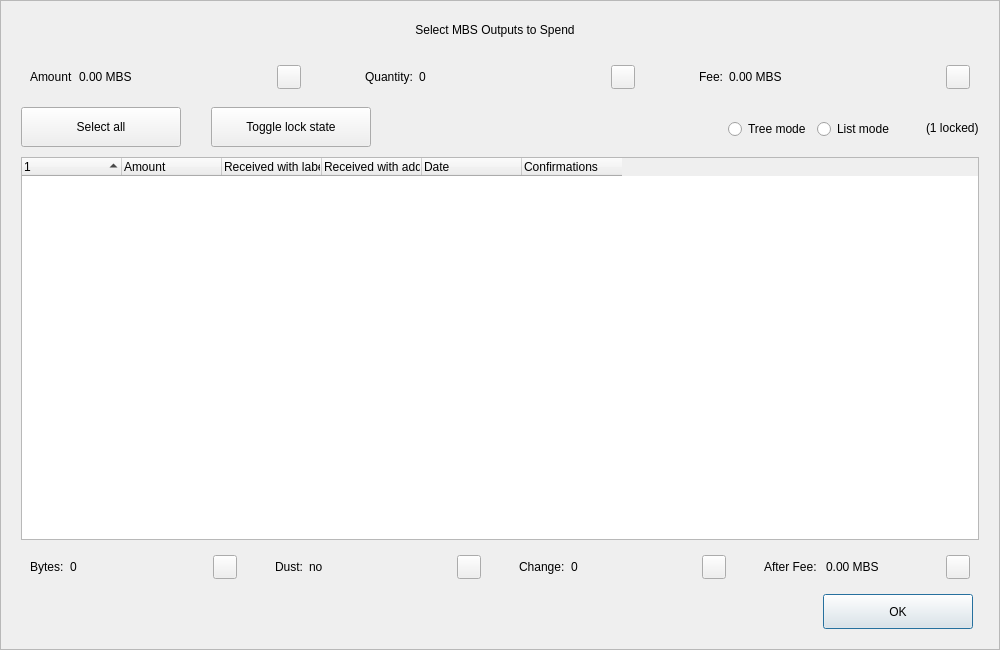
<?xml version="1.0" encoding="UTF-8"?>
<ui version="4.0">
 <class>CoinControlDialog</class>
 <widget class="QDialog" name="CoinControlDialog">
  <property name="geometry">
   <rect>
    <x>0</x>
    <y>0</y>
    <width>1000</width>
    <height>650</height>
   </rect>
  </property>
  <property name="minimumSize">
   <size>
    <width>950</width>
    <height>650</height>
   </size>
  </property>
  <property name="windowTitle">
   <string>Coin Selection</string>
  </property>
  <property name="styleSheet">
   <string notr="true"/>
  </property>
  <layout class="QVBoxLayout" name="verticalLayout">
   <property name="spacing">
    <number>0</number>
   </property>
   <property name="leftMargin">
    <number>0</number>
   </property>
   <property name="topMargin">
    <number>0</number>
   </property>
   <property name="rightMargin">
    <number>0</number>
   </property>
   <property name="bottomMargin">
    <number>0</number>
   </property>
   <item>
    <widget class="QFrame" name="frameContainer">
     <property name="toolTipDuration">
      <number>0</number>
     </property>
     <property name="frameShape">
      <enum>QFrame::StyledPanel</enum>
     </property>
     <property name="frameShadow">
      <enum>QFrame::Raised</enum>
     </property>
     <layout class="QVBoxLayout" name="verticalLayout_2">
      <property name="leftMargin">
       <number>0</number>
      </property>
      <property name="rightMargin">
       <number>0</number>
      </property>
      <property name="bottomMargin">
       <number>20</number>
      </property>
      <item>
       <layout class="QHBoxLayout" name="horizontalLayout_12">
        <property name="spacing">
         <number>0</number>
        </property>
        <property name="leftMargin">
         <number>20</number>
        </property>
        <property name="rightMargin">
         <number>30</number>
        </property>
        <item>
         <spacer name="horizontalSpacer_4">
          <property name="orientation">
           <enum>Qt::Horizontal</enum>
          </property>
          <property name="sizeHint" stdset="0">
           <size>
            <width>40</width>
            <height>20</height>
           </size>
          </property>
         </spacer>
        </item>
        <item>
         <widget class="QLabel" name="labelTitle">
          <property name="minimumSize">
           <size>
            <width>0</width>
            <height>40</height>
           </size>
          </property>
          <property name="maximumSize">
           <size>
            <width>16777215</width>
            <height>40</height>
           </size>
          </property>
          <property name="text">
           <string>Select MBS Outputs to Spend</string>
          </property>
          <property name="alignment">
           <set>Qt::AlignCenter</set>
          </property>
          <property name="margin">
           <number>7</number>
          </property>
         </widget>
        </item>
        <item>
         <spacer name="horizontalSpacer_5">
          <property name="orientation">
           <enum>Qt::Horizontal</enum>
          </property>
          <property name="sizeHint" stdset="0">
           <size>
            <width>40</width>
            <height>20</height>
           </size>
          </property>
         </spacer>
        </item>
       </layout>
      </item>
      <item>
       <layout class="QHBoxLayout" name="horizontalLayout_8">
        <property name="leftMargin">
         <number>20</number>
        </property>
        <property name="rightMargin">
         <number>20</number>
        </property>
        <item>
         <widget class="QWidget" name="layoutAmount" native="true">
          <layout class="QHBoxLayout" name="horizontalLayout_9" stretch="0,1,0">
           <item>
            <widget class="QLabel" name="labelCoinControlAmountText">
             <property name="text">
              <string>Amount</string>
             </property>
            </widget>
           </item>
           <item>
            <widget class="QLabel" name="labelCoinControlAmount">
             <property name="text">
              <string>0.00 MBS</string>
             </property>
            </widget>
           </item>
           <item alignment="Qt::AlignHCenter|Qt::AlignVCenter">
            <widget class="QPushButton" name="pushButtonAmount">
             <property name="minimumSize">
              <size>
               <width>0</width>
               <height>24</height>
              </size>
             </property>
             <property name="maximumSize">
              <size>
               <width>24</width>
               <height>26</height>
              </size>
             </property>
             <property name="focusPolicy">
              <enum>Qt::NoFocus</enum>
             </property>
             <property name="styleSheet">
              <string notr="true">padding-bottom:2px;
padding-right:4px;</string>
             </property>
             <property name="text">
              <string/>
             </property>
            </widget>
           </item>
          </layout>
         </widget>
        </item>
        <item>
         <spacer name="horizontalSpacer_2">
          <property name="orientation">
           <enum>Qt::Horizontal</enum>
          </property>
          <property name="sizeType">
           <enum>QSizePolicy::Fixed</enum>
          </property>
          <property name="sizeHint" stdset="0">
           <size>
            <width>40</width>
            <height>20</height>
           </size>
          </property>
         </spacer>
        </item>
        <item>
         <widget class="QWidget" name="layoutQuantity" native="true">
          <layout class="QHBoxLayout" name="horizontalLayout_10" stretch="0,1,0">
           <item>
            <widget class="QLabel" name="labelCoinControlQuantityText">
             <property name="text">
              <string>Quantity:</string>
             </property>
            </widget>
           </item>
           <item>
            <widget class="QLabel" name="labelCoinControlQuantity">
             <property name="text">
              <string>0</string>
             </property>
            </widget>
           </item>
           <item alignment="Qt::AlignHCenter|Qt::AlignVCenter">
            <widget class="QPushButton" name="pushButtonQuantity">
             <property name="minimumSize">
              <size>
               <width>0</width>
               <height>24</height>
              </size>
             </property>
             <property name="maximumSize">
              <size>
               <width>24</width>
               <height>26</height>
              </size>
             </property>
             <property name="focusPolicy">
              <enum>Qt::NoFocus</enum>
             </property>
             <property name="styleSheet">
              <string notr="true">padding-bottom:2px;
               padding-right:4px;</string>
             </property>
             <property name="text">
              <string/>
             </property>
            </widget>
           </item>
          </layout>
         </widget>
        </item>
        <item>
         <spacer name="horizontalSpacer_22">
          <property name="orientation">
           <enum>Qt::Horizontal</enum>
          </property>
          <property name="sizeType">
           <enum>QSizePolicy::Fixed</enum>
          </property>
          <property name="sizeHint" stdset="0">
           <size>
            <width>40</width>
            <height>20</height>
           </size>
          </property>
         </spacer>
        </item>
        <item>
         <widget class="QWidget" name="layoutFee" native="true">
          <layout class="QHBoxLayout" name="horizontalLayout_11" stretch="0,1,0">
           <item>
            <widget class="QLabel" name="labelCoinControlFeeText">
             <property name="text">
              <string>Fee:</string>
             </property>
            </widget>
           </item>
           <item>
            <widget class="QLabel" name="labelCoinControlFee">
             <property name="text">
              <string>0.00 MBS</string>
             </property>
            </widget>
           </item>
           <item alignment="Qt::AlignHCenter|Qt::AlignVCenter">
            <widget class="QPushButton" name="pushButtonFee">
             <property name="minimumSize">
              <size>
               <width>0</width>
               <height>24</height>
              </size>
             </property>
             <property name="maximumSize">
              <size>
               <width>24</width>
               <height>26</height>
              </size>
             </property>
             <property name="focusPolicy">
              <enum>Qt::NoFocus</enum>
             </property>
             <property name="styleSheet">
              <string notr="true">padding-bottom:2px;
               padding-right:4px;</string>
             </property>
             <property name="text">
              <string/>
             </property>
            </widget>
           </item>
          </layout>
         </widget>
        </item>
       </layout>
      </item>
      <item>
       <widget class="QFrame" name="frame">
        <property name="minimumSize">
         <size>
          <width>0</width>
          <height>40</height>
         </size>
        </property>
        <property name="styleSheet">
         <string notr="true">#frame {
	border:0;
}</string>
        </property>
        <property name="frameShape">
         <enum>QFrame::StyledPanel</enum>
        </property>
        <property name="frameShadow">
         <enum>QFrame::Sunken</enum>
        </property>
        <layout class="QHBoxLayout" name="horizontalLayout">
         <property name="spacing">
          <number>0</number>
         </property>
         <property name="leftMargin">
          <number>20</number>
         </property>
         <property name="topMargin">
          <number>0</number>
         </property>
         <property name="rightMargin">
          <number>20</number>
         </property>
         <property name="bottomMargin">
          <number>0</number>
         </property>
         <item>
          <layout class="QHBoxLayout" name="horizontalLayoutPanel" stretch="0,0,0,0,0,0">
           <property name="spacing">
            <number>20</number>
           </property>
           <item>
            <widget class="QPushButton" name="pushButtonSelectAll">
             <property name="sizePolicy">
              <sizepolicy hsizetype="Maximum" vsizetype="Fixed">
               <horstretch>0</horstretch>
               <verstretch>0</verstretch>
              </sizepolicy>
             </property>
             <property name="minimumSize">
              <size>
               <width>160</width>
               <height>40</height>
              </size>
             </property>
             <property name="maximumSize">
              <size>
               <width>16777215</width>
               <height>40</height>
              </size>
             </property>
             <property name="text">
              <string>Select all</string>
             </property>
             <property name="checkable">
              <bool>true</bool>
             </property>
             <property name="checked">
              <bool>false</bool>
             </property>
             <property name="autoExclusive">
              <bool>false</bool>
             </property>
             <property name="autoDefault">
              <bool>false</bool>
             </property>
            </widget>
           </item>
           <item>
            <spacer name="horizontalSpacer_6">
             <property name="orientation">
              <enum>Qt::Horizontal</enum>
             </property>
             <property name="sizeType">
              <enum>QSizePolicy::Fixed</enum>
             </property>
             <property name="sizeHint" stdset="0">
              <size>
               <width>10</width>
               <height>20</height>
              </size>
             </property>
            </spacer>
           </item>
           <item>
            <widget class="QPushButton" name="pushButtonToggleLock">
             <property name="sizePolicy">
              <sizepolicy hsizetype="Maximum" vsizetype="Fixed">
               <horstretch>0</horstretch>
               <verstretch>0</verstretch>
              </sizepolicy>
             </property>
             <property name="minimumSize">
              <size>
               <width>160</width>
               <height>40</height>
              </size>
             </property>
             <property name="maximumSize">
              <size>
               <width>16777215</width>
               <height>40</height>
              </size>
             </property>
             <property name="text">
              <string>Toggle lock state</string>
             </property>
             <property name="checkable">
              <bool>true</bool>
             </property>
             <property name="autoExclusive">
              <bool>false</bool>
             </property>
             <property name="autoDefault">
              <bool>false</bool>
             </property>
            </widget>
           </item>
           <item>
            <spacer name="horizontalSpacer_7">
             <property name="orientation">
              <enum>Qt::Horizontal</enum>
             </property>
             <property name="sizeType">
              <enum>QSizePolicy::Expanding</enum>
             </property>
             <property name="sizeHint" stdset="0">
              <size>
               <width>30</width>
               <height>20</height>
              </size>
             </property>
            </spacer>
           </item>
           <item alignment="Qt::AlignRight">
            <widget class="QGroupBox" name="groupBox_2">
             <property name="styleSheet">
              <string notr="true">#groupBox_2 {
    background-color:transparent;
    border-radius:0;
}</string>
             </property>
             <property name="title">
              <string/>
             </property>
             <layout class="QHBoxLayout" name="horizontalLayout_14">
              <item>
               <widget class="QRadioButton" name="radioTreeMode">
                <property name="sizePolicy">
                 <sizepolicy hsizetype="Maximum" vsizetype="Fixed">
                  <horstretch>0</horstretch>
                  <verstretch>0</verstretch>
                 </sizepolicy>
                </property>
                <property name="text">
                 <string>Tree mode</string>
                </property>
               </widget>
              </item>
              <item>
               <widget class="QRadioButton" name="radioListMode">
                <property name="sizePolicy">
                 <sizepolicy hsizetype="Maximum" vsizetype="Fixed">
                  <horstretch>0</horstretch>
                  <verstretch>0</verstretch>
                 </sizepolicy>
                </property>
                <property name="text">
                 <string>List mode</string>
                </property>
                <property name="checked">
                 <bool>false</bool>
                </property>
               </widget>
              </item>
             </layout>
            </widget>
           </item>
           <item>
            <widget class="QLabel" name="labelLocked">
             <property name="text">
              <string>(1 locked)</string>
             </property>
            </widget>
           </item>
          </layout>
         </item>
        </layout>
       </widget>
      </item>
      <item>
       <layout class="QHBoxLayout" name="horizontalLayout_13">
        <property name="leftMargin">
         <number>20</number>
        </property>
        <property name="rightMargin">
         <number>20</number>
        </property>
        <item>
         <widget class="CoinControlTreeWidget" name="treeWidget">
          <property name="contextMenuPolicy">
           <enum>Qt::CustomContextMenu</enum>
          </property>
          <property name="styleSheet">
           <string notr="true"/>
          </property>
          <property name="sortingEnabled">
           <bool>false</bool>
          </property>
          <property name="columnCount">
           <number>6</number>
          </property>
          <attribute name="headerShowSortIndicator" stdset="0">
           <bool>true</bool>
          </attribute>
          <attribute name="headerStretchLastSection">
           <bool>false</bool>
          </attribute>
          <column>
           <property name="text">
            <string/>
           </property>
          </column>
          <column>
           <property name="text">
            <string>Amount</string>
           </property>
          </column>
          <column>
           <property name="text">
            <string>Received with label</string>
           </property>
          </column>
          <column>
           <property name="text">
            <string>Received with address</string>
           </property>
          </column>
          <column>
           <property name="text">
            <string>Date</string>
           </property>
          </column>
          <column>
           <property name="text">
            <string>Confirmations</string>
           </property>
           <property name="toolTip">
            <string>Confirmed</string>
           </property>
          </column>
         </widget>
        </item>
       </layout>
      </item>
      <item>
       <layout class="QHBoxLayout" name="horizontalLayout_3">
        <property name="spacing">
         <number>20</number>
        </property>
        <property name="leftMargin">
         <number>20</number>
        </property>
        <property name="rightMargin">
         <number>20</number>
        </property>
        <item>
         <widget class="QWidget" name="layoutBytes" native="true">
          <layout class="QHBoxLayout" name="horizontalLayout_4" stretch="0,1,0">
           <item>
            <widget class="QLabel" name="labelCoinControlBytesText">
             <property name="text">
              <string>Bytes:</string>
             </property>
            </widget>
           </item>
           <item>
            <widget class="QLabel" name="labelCoinControlBytes">
             <property name="text">
              <string>0</string>
             </property>
            </widget>
           </item>
           <item alignment="Qt::AlignHCenter|Qt::AlignVCenter">
            <widget class="QPushButton" name="pushButtonBytes">
             <property name="minimumSize">
              <size>
               <width>0</width>
               <height>24</height>
              </size>
             </property>
             <property name="maximumSize">
              <size>
               <width>24</width>
               <height>26</height>
              </size>
             </property>
             <property name="focusPolicy">
              <enum>Qt::NoFocus</enum>
             </property>
             <property name="styleSheet">
              <string notr="true">padding-bottom:2px;
               padding-right:4px;</string>
             </property>
             <property name="text">
              <string/>
             </property>
            </widget>
           </item>
          </layout>
         </widget>
        </item>
        <item>
         <widget class="QWidget" name="layoutDust" native="true">
          <layout class="QHBoxLayout" name="horizontalLayout_5" stretch="0,1,0">
           <item>
            <widget class="QLabel" name="labelCoinControlLowOutputText">
             <property name="text">
              <string>Dust:</string>
             </property>
            </widget>
           </item>
           <item>
            <widget class="QLabel" name="labelCoinControlLowOutput">
             <property name="text">
              <string>no</string>
             </property>
            </widget>
           </item>
           <item alignment="Qt::AlignHCenter|Qt::AlignVCenter">
            <widget class="QPushButton" name="pushButtonDust">
             <property name="minimumSize">
              <size>
               <width>0</width>
               <height>24</height>
              </size>
             </property>
             <property name="maximumSize">
              <size>
               <width>24</width>
               <height>26</height>
              </size>
             </property>
             <property name="focusPolicy">
              <enum>Qt::NoFocus</enum>
             </property>
             <property name="styleSheet">
              <string notr="true">padding-bottom:2px;
               padding-right:4px;</string>
             </property>
             <property name="text">
              <string/>
             </property>
            </widget>
           </item>
          </layout>
         </widget>
        </item>
        <item>
         <widget class="QWidget" name="layoutChange" native="true">
          <layout class="QHBoxLayout" name="horizontalLayout_6" stretch="0,1,0">
           <item>
            <widget class="QLabel" name="labelCoinControlChangeText">
             <property name="text">
              <string>Change:</string>
             </property>
            </widget>
           </item>
           <item>
            <widget class="QLabel" name="labelCoinControlChange">
             <property name="text">
              <string>0</string>
             </property>
            </widget>
           </item>
           <item alignment="Qt::AlignHCenter|Qt::AlignVCenter">
            <widget class="QPushButton" name="pushButtonChange">
             <property name="minimumSize">
              <size>
               <width>0</width>
               <height>24</height>
              </size>
             </property>
             <property name="maximumSize">
              <size>
               <width>24</width>
               <height>26</height>
              </size>
             </property>
             <property name="focusPolicy">
              <enum>Qt::NoFocus</enum>
             </property>
             <property name="styleSheet">
              <string notr="true">padding-bottom:2px;
               padding-right:4px;</string>
             </property>
             <property name="text">
              <string/>
             </property>
            </widget>
           </item>
          </layout>
         </widget>
        </item>
        <item>
         <widget class="QWidget" name="layoutAfter" native="true">
          <layout class="QHBoxLayout" name="horizontalLayout_7" stretch="0,1,0">
           <item>
            <widget class="QLabel" name="labelCoinControlAfterFeeText">
             <property name="text">
              <string>After Fee: </string>
             </property>
            </widget>
           </item>
           <item>
            <widget class="QLabel" name="labelCoinControlAfterFee">
             <property name="text">
              <string>0.00 MBS</string>
             </property>
            </widget>
           </item>
           <item alignment="Qt::AlignHCenter|Qt::AlignVCenter">
            <widget class="QPushButton" name="pushButtonAlterFee">
             <property name="minimumSize">
              <size>
               <width>0</width>
               <height>24</height>
              </size>
             </property>
             <property name="maximumSize">
              <size>
               <width>24</width>
               <height>26</height>
              </size>
             </property>
             <property name="focusPolicy">
              <enum>Qt::NoFocus</enum>
             </property>
             <property name="styleSheet">
              <string notr="true">padding-bottom:2px;
               padding-right:4px;</string>
             </property>
             <property name="text">
              <string/>
             </property>
            </widget>
           </item>
          </layout>
         </widget>
        </item>
       </layout>
      </item>
      <item>
       <layout class="QHBoxLayout" name="horizontalLayout_2">
        <property name="spacing">
         <number>0</number>
        </property>
        <property name="leftMargin">
         <number>20</number>
        </property>
        <property name="rightMargin">
         <number>26</number>
        </property>
        <item>
         <spacer name="horizontalSpacer_3">
          <property name="orientation">
           <enum>Qt::Horizontal</enum>
          </property>
          <property name="sizeHint" stdset="0">
           <size>
            <width>558</width>
            <height>20</height>
           </size>
          </property>
         </spacer>
        </item>
        <item>
         <widget class="QPushButton" name="pushButtonOk">
          <property name="minimumSize">
           <size>
            <width>150</width>
            <height>35</height>
           </size>
          </property>
          <property name="text">
           <string>OK</string>
          </property>
         </widget>
        </item>
       </layout>
      </item>
     </layout>
    </widget>
   </item>
  </layout>
 </widget>
 <customwidgets>
  <customwidget>
   <class>CoinControlTreeWidget</class>
   <extends>QTreeWidget</extends>
   <header>coincontroltreewidget.h</header>
  </customwidget>
 </customwidgets>
 <resources/>
 <connections/>
</ui>
